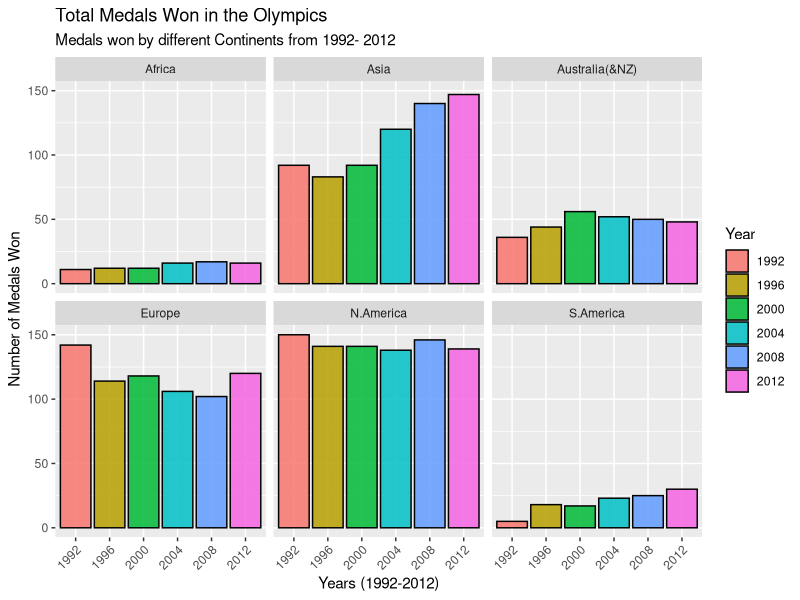
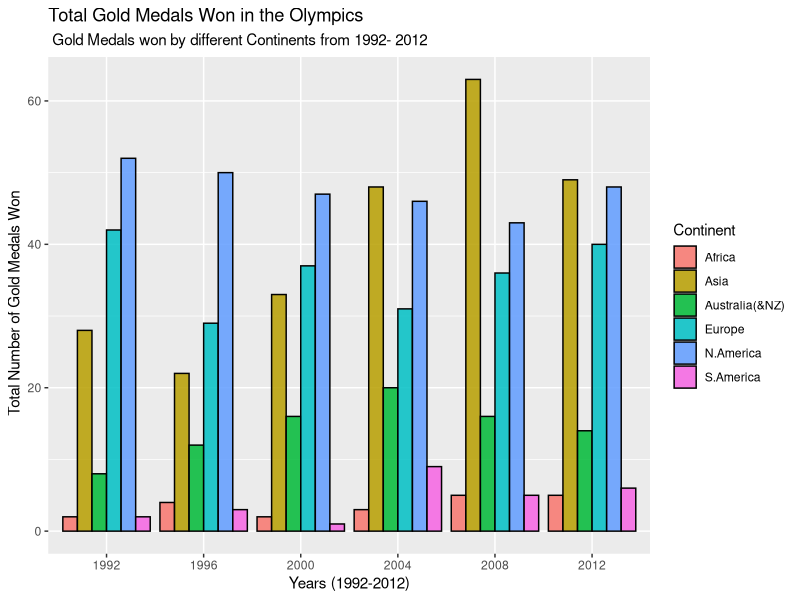
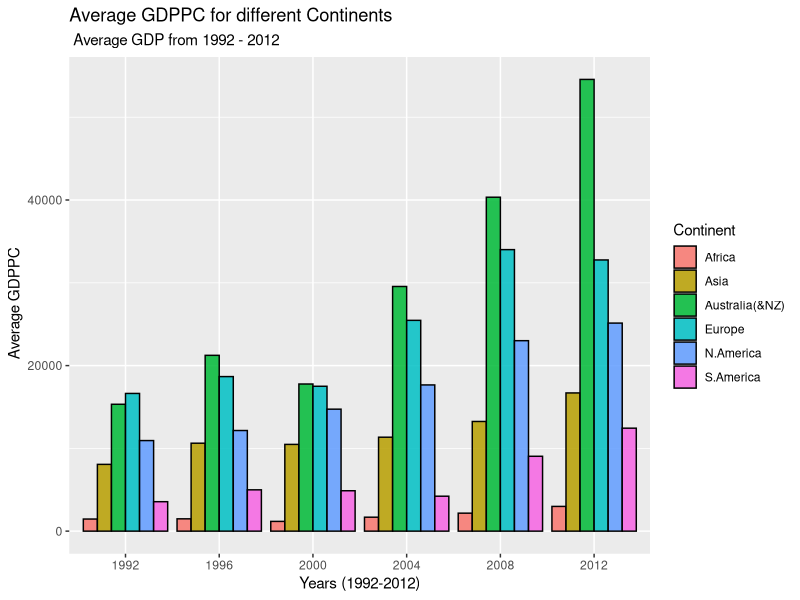

The R script that drew these images, in order:
## ---- chunk 1
knitr::opts_chunk$set(echo = TRUE)
setwd("C:/Users/gunja/Desktop/Hw/Data 106/Group_Project")

library(readr)
library(dplyr)
library(reshape2)
library(tidyr)
library(ggplot2)


medals <- read_csv("No_of_medals_fixed.csv")

participants <- read_csv("total_participants.csv")
#write.csv(Australia, "Australia.csv")
## ---- chunk 2

asian_c = c("China", "India", "Japan", "Korea, South", "Vietnam")
north_a = c("United States", "Canada", "Jamaica", "Mexico", "Cuba")
south_a = c("Brazil", "Argentina", "Chile", "Colombia", "Venezuela")
aus_nz = c("Australia", "New Zealand")
eu = c("Germany", "Poland", "Sweden", "Bulgaria", "United Kingdom")
afr= c("South Africa", "Ghana", "Zimbabwe", "Kenya")

continents = medals %>%
  mutate(Continent = ifelse(`Country Name` %in% 
                              asian_c, "Asia", 
                                     ifelse(`Country Name` %in%
                                              north_a, "N.America",
                                            ifelse(`Country Name` %in% 
                                                     south_a, "S.America",
                                                   ifelse(`Country Name` %in% 
                                                            aus_nz, "Australia(&NZ)",
                                                          ifelse(`Country Name` %in% 
                                                                   eu, "Europe",
                                                                 "Africa"))))))
a = participants %>% 
  mutate(Continent = ifelse(`Country Name` %in% 
                              asian_c, "Asia", 
                                     ifelse(`Country Name` %in%
                                              north_a, "N.America",
                                            ifelse(`Country Name` %in% 
                                                     south_a, "S.America",
                                                   ifelse(`Country Name` %in% 
                                                            aus_nz, "Australia(&NZ)",
                                                          ifelse(`Country Name` %in% 
                                                                   eu, "Europe",
                                                                 "Africa"))))))
## ---- chunk 3
final = continents %>% 
  mutate(number_medals = ifelse(is.na(number_medals), 0, number_medals)) 
z = final %>%group_by(Year, Continent) %>% 
  summarise(Total_Medals = sum(number_medals))
q = a %>%group_by(Year, Continent) %>% 
  summarise(Male_p = sum(Men), Female_p = sum(Women), All_Participant = sum(Total_participants))
ratio = q %>% mutate(`Women to Men participants` = Female_p / Male_p)


last = merge(z, ratio, by.x = c("Continent", "Year"), by.y = c("Continent", "Year"))

names(last)[4] <- "Men"
names(last)[5] <- "Women"
names(last)[3] <- "Total Medals"
names(last)[6] <- "Total Participants"
last

## ---- chunk 4


cont = final %>% group_by(Year, `Continent`) %>% summarise(Total_Medals = sum(number_medals))


cont %>% mutate(Year= factor(Year)) %>% 
  ggplot(aes(x =Year, y=Total_Medals, fill=Year, color= Year))+
  geom_bar(stat = "identity", position = "dodge", alpha= 0.85, color = "black")+
  facet_wrap(~Continent)+ 
  theme(axis.text.x=element_text(angle=45, hjust=1))+ 
  ggtitle("Total Medals Won in the Olympics")+
  xlab("Years (1992-2012)")+
  ylab("Number of Medals Won")+
  labs(subtitle = "Medals won by different Continents from 1992- 2012")
## ---- chunk 5

gold = final %>% filter(Medal == "Gold")
gold2 = gold %>% group_by(Year, `Country Name`) %>% #, `GDP Per Capita`, HDI_Value, Population) 
                         summarise(`Total Gold Medals` = sum(number_medals))


p = final %>% group_by(`Country Name`, Year) %>% slice(1) %>% 
  select(Year, `Country Name`, `GDP Per Capita`, HDI_Value, Population)


r = a %>%group_by(Year, `Country Name`) %>% 
  summarise(Male_p = sum(Men), Female_p = sum(Women), All_Participant = sum(Total_participants))%>%
  mutate(`Women to Men participants` = Female_p / Male_p)

dataset = merge(p, r, by=c("Year", "Country Name"), all = TRUE)

dataset2 = merge(dataset, gold2, by=c("Year", "Country Name"),all = TRUE)

f = final %>%group_by(Year, `Country Name`) %>% 
  summarise(Total_Medals = sum(number_medals))
project = merge(dataset2, f, by=c("Year", "Country Name"),all = TRUE)

model_dataset = project %>% mutate(`Total Gold Medals` = ifelse(is.na(`Total Gold Medals`), 0, `Total Gold Medals`))

## ---- chunk 6
Africa = last %>% filter(Continent == "Africa")
## ---- chunk 7
N.America = last %>% filter(Continent == "N.America")
## ---- chunk 8
Europe = last %>% filter(Continent == "Europe") 
S.America = last %>% filter(Continent == "S.America")
Asia = last %>% filter(Continent == "Asia")
Australia = last %>% filter(Continent == "Australia(&NZ)")
## ---- chunk 9
model_dataset
## ---- chunk 10
scatter_data = model_dataset %>% mutate(Continent = ifelse(`Country Name` %in% 
                              asian_c, "Asia", 
                                     ifelse(`Country Name` %in%
                                              north_a, "N.America",
                                            ifelse(`Country Name` %in% 
                                                     south_a, "S.America",
                                                   ifelse(`Country Name` %in% 
                                                            aus_nz, "Australia(&NZ)",
                                                          ifelse(`Country Name` %in% 
                                                                   eu, "Europe",
                                                                 "Africa"))))))
## ---- chunk 11

bar = scatter_data %>% group_by(Year, `Continent`) %>% summarise(`Total Gold Medals` = sum(`Total Gold Medals`))




bar %>% mutate(Year= factor(Year)) %>% 
  ggplot(aes(x =Year, y= `Total Gold Medals`, fill= Continent))+
  geom_bar(stat = "identity", position = "dodge", alpha= 0.85,  color= "black")+
  ggtitle("Total Gold Medals Won in the Olympics")+
  xlab("Years (1992-2012)")+
  ylab(" Total Number of Gold Medals Won")+
  labs(subtitle = " Gold Medals won by different Continents from 1992- 2012")
## ---- chunk 12
gdp_plot = scatter_data %>% group_by(Year, `Continent`) %>% summarise(`Average GDPPC` = mean(`GDP Per Capita`))
gdp_plot %>% mutate(Year= factor(Year)) %>% 
  ggplot(aes(x =Year, y= `Average GDPPC`, fill= Continent))+
  geom_bar(stat = "identity", position = "dodge", alpha= 0.85, color= "black")+
  ggtitle("Average GDPPC for different Continents")+
  xlab("Years (1992-2012)")+
  ylab(" Average GDPPC")+
  labs(subtitle = " Average GDP from 1992 - 2012")
